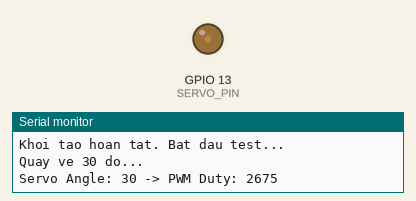
This sketch was run on a simulated ESP32. Shown: output pins drawn as LEDs (lit = HIGH), the last lines printed to the serial monitor.

Above: at 2.05 s.
At 10.0 s:
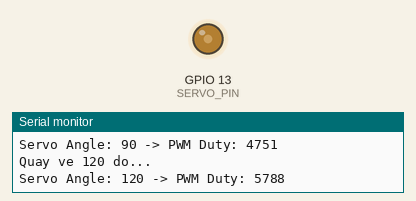
Timing chart, 0 to 12.4 s (numbered marks = the images above):
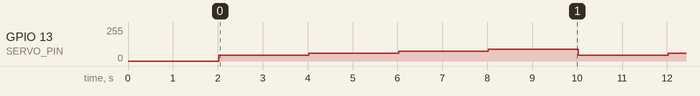

The sketch:

ServoTest.ino
```cpp
#include <Arduino.h>

#define SERVO_PIN 13
#define MOTOR_PWM_FREQ 50
#define MOTOR_PWM_BITS 14

void servoWrite(int angle) {
  if (angle < 0) angle = 0;
  if (angle > 180) angle = 180;

  // Ánh xạ góc từ 0-180 độ sang duty cycle 14-bit (1638 đến 7864)
  // 1638 tương ứng khoảng 1ms (góc 0)
  // 7864 tương ứng khoảng 2.4ms (góc 180)
  int duty = map(angle, 0, 180, 1638, 7864);
  ledcWrite(SERVO_PIN, duty);

  Serial.printf("Servo Angle: %d -> PWM Duty: %d\n", angle, duty);
}

void setup() {
  Serial.begin(115200);
  delay(1000);
  Serial.println("\n=============================================");
  Serial.println("       ESP32 SG90 SERVO SWEEP TEST SKETCH    ");
  Serial.println("=============================================");
  Serial.println("Kiem tra Servo SG90 gan chan GPIO 13.");
  Serial.println("Servo se tu dong quay tu 0 -> 90 -> 180 va nguoc lai.");
  Serial.println("=============================================");

  // Cau hinh chan va LEDC PWM
  pinMode(SERVO_PIN, OUTPUT);
  ledcAttach(SERVO_PIN, MOTOR_PWM_FREQ, MOTOR_PWM_BITS);

  Serial.println("Khoi tao hoan tat. Bat dau test...");
  delay(1000);
}

void loop() {
  // 1. Quay ve 30 do
  Serial.println("Quay ve 30 do...");
  servoWrite(30);
  delay(2000);

  // 2. Quay ve 60 do
  Serial.println("Quay ve 60 do...");
  servoWrite(60);
  delay(2000);

  // 3. Quay ve 90 do
  Serial.println("Quay ve 90 do...");
  servoWrite(90);
  delay(2000);

  // 4. Quay ve 120 do
  Serial.println("Quay ve 120 do...");
  servoWrite(120);
  delay(2000);
}
```

Measured:
- by itself, GPIO 13 (SERVO_PIN): repeats every 8.0 s: 58/255 2.0 s, 74/255 2.0 s, 90/255 2.0 s, 42/255 2.0 s
